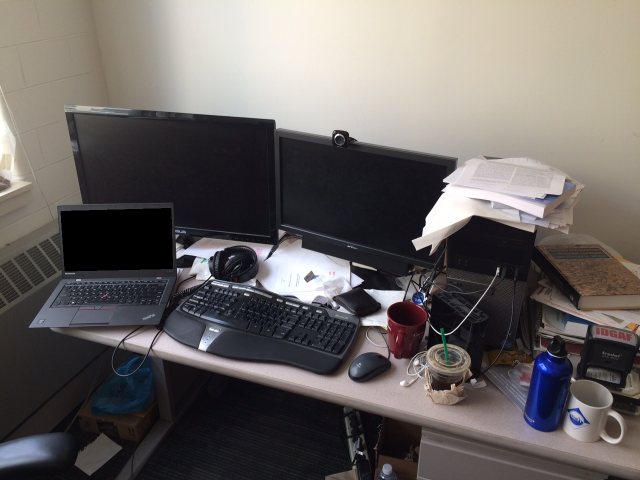
#> input picture data/images/desk_detic.jpeg, 1280 x 960 px (shown at 1/2 size)
$ python -i utils_img.py   (imports and definitions only)
#> lines starting #> are read from the running program, lines starting #| are printed output that depends on the picture
"""
* This file is part of PYSLAM
*
* Copyright (C) 2016-present Luigi Freda <luigi dot freda at gmail dot com>
*
* PYSLAM is free software: you can redistribute it and/or modify
* it under the terms of the GNU General Public License as published by
* the Free Software Foundation, either version 3 of the License, or
* (at your option) any later version.
*
* PYSLAM is distributed in the hope that it will be useful,
* but WITHOUT ANY WARRANTY; without even the implied warranty of
* MERCHANTABILITY or FITNESS FOR A PARTICULAR PURPOSE. See the
* GNU General Public License for more details.
*
* You should have received a copy of the GNU General Public License
* along with PYSLAM. If not, see <http://www.gnu.org/licenses/>.
"""

import os
import numpy as np
import cv2
import math

from .utils_geom import add_ones, homography_matrix
from .utils_draw import draw_random_img

import traceback


# combine two images horizontally
# [235 lines left out: functions combine_images_horizontally, img_blocks, mask_block, img_mask_blocks, pad_img, pyramid and 4 more, not called in this run]


def proc_clahe(img):
    clahe = cv2.createCLAHE(clipLimit=2.0, tileGridSize=(8, 8))
    lab = cv2.cvtColor(img, cv2.COLOR_RGB2Lab)
#> lab: shape (960, 1280, 3); mean of channels 0, 1, 2 105.2, 129.9, 129.6
    lab[:, :, 0] = clahe.apply(lab[:, :, 0])
#> lab: shape (960, 1280, 3); mean of channels 0, 1, 2 114.1, 129.9, 129.6
    return cv2.cvtColor(lab, cv2.COLOR_Lab2RGB)
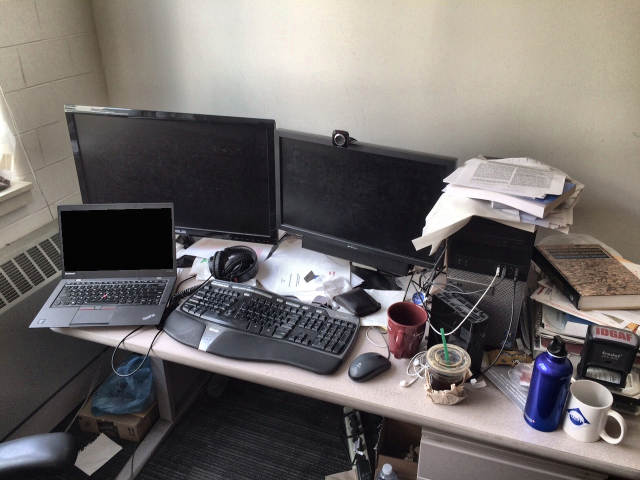
#> returned value: shape (960, 1280, 3) (shown at 1/2 size); mean R, G, B 114.1, 109, 106.8


# create a scaled image of uint8 from a image of floats
# [85 lines left out: functions img_from_floats, remove_borders, get_dark_gray_image, convert_float_to_colored_uint8_image, float_to_color_array, float_to_color, not called in this run]


class ImgWriter:
    kFont = cv2.FONT_HERSHEY_SIMPLEX
    kFontScale = 0.7
    kFontColor = (255, 255, 255)
    kBgColor = (0.2, 0.2, 0.2)
    kFontThickness = 1
    kFontLineType = cv2.LINE_AA

    # [34 lines left out: functions __init__, write, not called in this run]


# visualize loop closure candidates in a single image
class LoopCandidateImgs:
    # [43 lines left out: functions __init__, add, reset, not called in this run]


class ImageTable:
    border_width = 1

    # [12 lines left out: function __init__, not called in this run]

    def image(self):
        return self.table_image

    # [140 lines left out: functions add, reset, render, not called in this run]


# Adapted from https://github.com/nburrus/stereodemo/blob/main/stereodemo/utils.py
class ImagePadder:
    def __init__(self, multiple, mode):
        self.multiple = multiple
        self.mode = mode

    def pad_width(self, size: int, multiple: int):
        return 0 if size % multiple == 0 else multiple - (size % multiple)

    # [14 lines left out: functions pad, unpad, not called in this run]

>>> import cv2
>>> picture = cv2.cvtColor(cv2.imread('../../data/images/desk_detic.jpeg'), cv2.COLOR_BGR2RGB)
>>> result = proc_clahe(picture)
